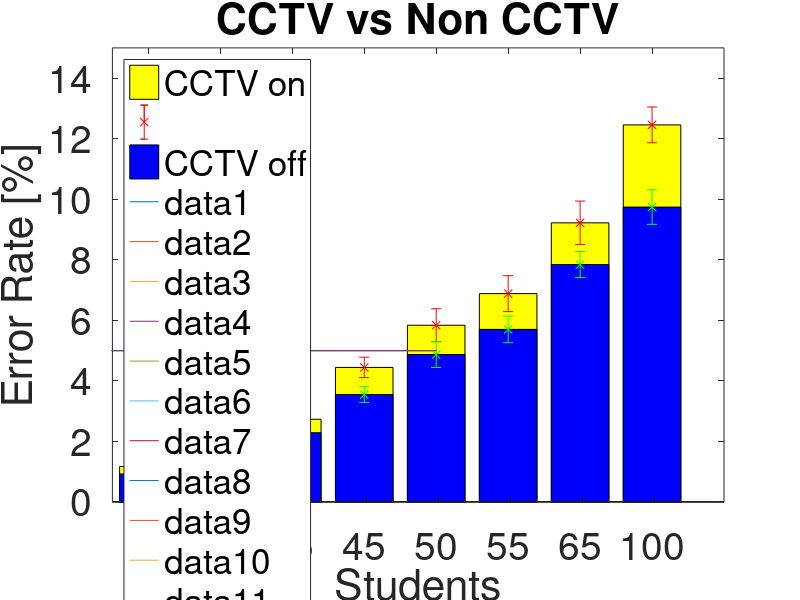

This chart was generated by the following MATLAB code:
%1. Load all CI
file1 = load('TenStudentsCI.dat');
file2 = load('TwentyFiveStudentsCI.dat');
file3 = load('new-two-ThirtyfiveStudentsCI.dat');
file4 = load('new-two-FortyfiveStudentsCI.dat');
file5 = load('FiftyStudentsCI.dat');
file6 = load('new-two-FiftyfiveStudentsCI.dat');
file7 = load('new-two-SixtyfiveStudentsCI.dat');
file8 = load('HundredStudentsCI.dat');


%2. Scale to %
file1=100.*file1;
file2=100.*file2;
file3=100.*file3;
file4=100.*file4;
file5=100.*file5;
file6=100.*file6;
file7=100.*file7;
file8=100.*file8;

%3. Convert to mean + variance
y=[file1; file2; file3; file4; file5; file6; file7; file8];
transY=transpose(y);

meanY=mean(transY);
x=1:1:length(meanY);

varianceY=transY(2,:)-meanY(1,:);

%NO CCTV****************************

%1. Load all CI
file1 = load('TenStudentsNOCCTVCI.dat');
file2 = load('TwentyFiveStudentsNOCCTVCI.dat');
file3 = load('new-two-ThirtyfiveStudentsNOCCTVCI.dat');
file4 = load('new-two-FortyfiveStudentsNOCCTVCI.dat');
file5 = load('FiftyStudentsNOCCTVCI.dat');
file6 = load('new-two-FiftyfiveStudentsNOCCTVCI.dat');
file7 = load('new-two-SixtyfiveStudentsNOCCTVCI.dat');
file8 = load('HundredStudentsNOCCTVCI.dat');

%2. Scale to %
file1=100.*file1;
file2=100.*file2;
file3=100.*file3;
file4=100.*file4;
file5=100.*file5;
file6=100.*file6;
file7=100.*file7;
file8=100.*file8;

%3. Convert to mean + variance
y=[file1; file2; file3; file4; file5; file6; file7; file8];
transY1=transpose(y);

meanY1=mean(transY1);
x=1:1:length(meanY);

varianceY1=transY1(2,:)-meanY1(1,:);



%PLOT combined graph with CI**********************
figure
bar(meanY, 'y')
hold on
errorbar(x,meanY,varianceY,'rx')

bar(meanY1,'b')
hold on
errorbar(x,meanY1,varianceY1,'gx')

ylabel('Error Rate [%]');
title('CCTV vs Non CCTV')
set(gca,'XTickLabel',{'10', '25', '35', '45','50', '55', '65', '100'})
xlabel('Students')
set(gca,'FontSize',28);
legend('CCTV on', '', 'CCTV off', 'Location', 'northwest');
axis([0.5 9 0 15])


%Set threshold
hold on 
Z1=-5:1:5;
y2=ones(length(Z1));
y2=y2.*5;
plot(Z1,y2)
set(gca,'FontSize',28)
